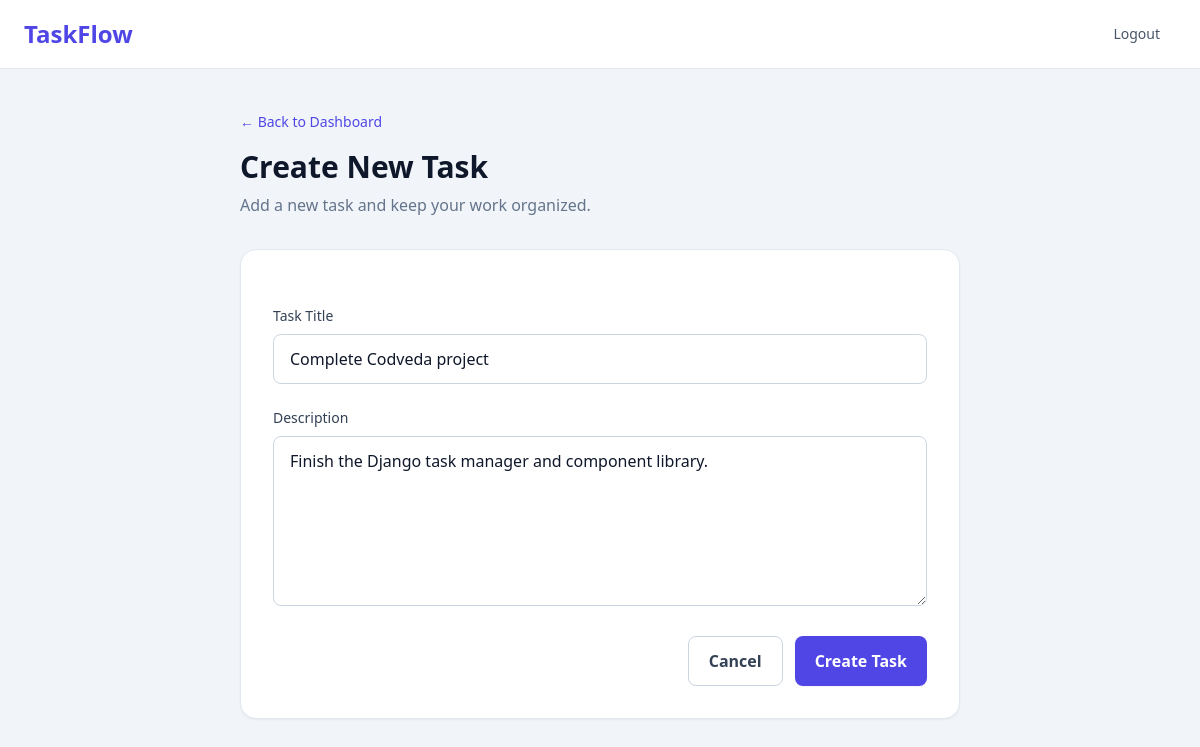
Page /tasks/2/edit/ (signed in) on the committed database.
### tasks/models.py (models this page shows, shortened)
class Task(models.Model):
    STATUS_CHOICES = [
        ("pending", "Pending"),
        ("completed", "Completed"),
    ]
    user = models.ForeignKey(
        User,
        on_delete=models.CASCADE,
        related_name="tasks"
    )
    title = models.CharField(max_length=200)
    description = models.TextField(blank=True)
    status = models.CharField(
        max_length=20,
        choices=STATUS_CHOICES,
        default="pending"
    )
    created_at = models.DateTimeField(auto_now_add=True)

### tasks/views.py (the view)
# urls.py: path("tasks/<int:task_id>/edit/", views.edit_task, name="edit_task"),
@login_required
def edit_task(request, task_id):
    task = get_object_or_404(Task, pk=task_id, user=request.user)
    if request.method == "POST":
        form = TaskForm(request.POST, instance=task)
        if form.is_valid():
            form.save()
            return redirect("dashboard")
    else:
        form = TaskForm(instance=task)
    return render(
        request,
        "tasks/task_form.html",
        {"form": form, "task": task}
    )

### tasks/forms.py
class TaskForm(forms.ModelForm):
    class Meta:
        model = Task
        fields = ["title", "description"]
        widgets = {
            "title": forms.TextInput(
                attrs={
                    "placeholder": "Enter task title",
                    "class": "w-full rounded-lg border border-slate-300 px-4 py-3"
                }
            ),
            "description": forms.Textarea(
                attrs={
                    "placeholder": "Describe your task...",
                    "rows": 5,
                    "class": "w-full rounded-lg border border-slate-300 px-4 py-3"
                }
            ),
        }

### tasks/templates/tasks/task_form.html (shortened to what this page needs)
<!DOCTYPE html>
<html lang="en">
<head>
    <script src="https://cdn.tailwindcss.com"></script>
</head>
<body class="min-h-screen bg-slate-100">
    <nav
        class="border-b border-slate-200 bg-white"
        aria-label="Main navigation"
    >
        <div class="mx-auto flex max-w-7xl items-center justify-between px-6 py-4">
            <a
                href="/dashboard/"
                class="text-2xl font-bold text-brand-600"
                aria-label="TaskFlow dashboard"
            >
                TaskFlow
            </a>
            <form method="POST" action="{% url 'logout' %}">
                <button
                    type="submit"
                    class="rounded-lg px-4 py-2 text-sm font-medium text-slate-600 hover:bg-slate-100 focus:outline-none focus:ring-2 focus:ring-brand-500"
                >
                    Logout
                </button>
            </form>
        </div>
    </nav>
    <main class="mx-auto max-w-3xl px-6 py-10">
        <div class="mb-8">
            <a
                href="/dashboard/"
                class="text-sm font-medium text-brand-600 hover:text-brand-700"
            >
                ← Back to Dashboard
            </a>
            <h1 class="mt-4 text-3xl font-bold text-slate-900">
                Create New Task
            </h1>
            <p class="mt-2 text-slate-500">
                Add a new task and keep your work organized.
            </p>
        </div>
        <section
            class="rounded-2xl border border-slate-200 bg-white p-8 shadow-sm"
            aria-labelledby="task-form-heading"
        >
            <form method="POST" class="space-y-6">
                <div>
                    <label
                        for="{{ form.title.id_for_label }}"
                        class="mb-2 block text-sm font-medium text-slate-700"
                    >
                        Task Title
                    </label>
                    <input
                        type="text"
                        name="title"
                        id="{{ form.title.id_for_label }}"
                        value="{{ form.title.value|default:'' }}"
                        placeholder="Enter task title"
                        required
                        class="w-full rounded-lg border border-slate-300 px-4 py-3 text-slate-900 outline-none transition focus:border-brand-600 focus:ring-2 focus:ring-brand-500/20"
                    >
                </div>
                <div>
                    <label
                        for="{{ form.description.id_for_label }}"
                        class="mb-2 block text-sm font-medium text-slate-700"
                    >
                        Description
                    </label>
                    <textarea
                        name="description"
                        id="{{ form.description.id_for_label }}"
                        rows="6"
                        placeholder="Describe your task..."
                        class="w-full rounded-lg border border-slate-300 px-4 py-3 text-slate-900 outline-none transition focus:border-brand-600 focus:ring-2 focus:ring-brand-500/20"
                    >{{ form.description.value|default:'' }}</textarea>
                </div>
                <div class="flex flex-col gap-3 sm:flex-row sm:justify-end">
                    <a
                        href="/dashboard/"
                        class="rounded-lg border border-slate-300 px-5 py-3 text-center font-semibold text-slate-700 transition hover:bg-slate-50 focus:outline-none focus:ring-2 focus:ring-brand-500"
                    >
                        Cancel
                    </a>
                    <button
                        type="submit"
                        class="rounded-lg bg-brand-600 px-5 py-3 font-semibold text-white shadow-sm transition hover:bg-brand-700 focus:outline-none focus:ring-2 focus:ring-brand-500 focus:ring-offset-2"
                    >
                        Create Task
                    </button>
                </div>
            </form>
        </section>
    </main>
</body>
</html>

### rows in the picture
Task: title "Complete Codveda project", description "Finish the Django task manager and component library."
